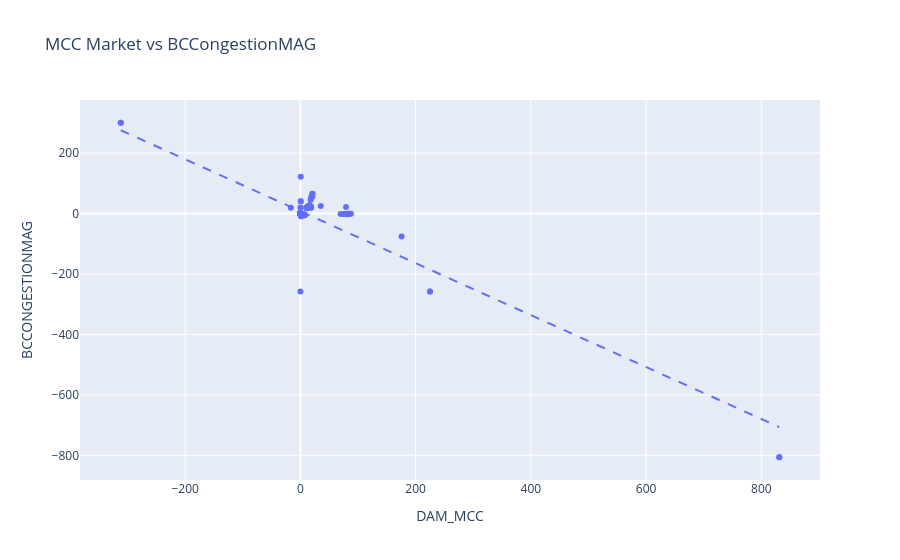

Notebook code for this chart:
### Code cell
import plotly.express as px
import numpy as np

# Convert Decimal → float
results_df["DAM_MCC"] = results_df["DAM_MCC"].astype(float)
results_df["BCCONGESTIONMAG"] = results_df["BCCONGESTIONMAG"].astype(float)

# Trend line
m, b = np.polyfit(results_df["DAM_MCC"], results_df["BCCONGESTIONMAG"], 1)
results_df["trendline"] = m * results_df["DAM_MCC"] + b

fig = px.scatter(
    results_df,
    x="DAM_MCC",
    y="BCCONGESTIONMAG",
    hover_name="ID",              # ID displayed on hover
    title="MCC Market vs BCCongestionMAG"
)

fig.add_traces(px.line(
    results_df.sort_values("DAM_MCC"),
    x="DAM_MCC", y="trendline"
).update_traces(line=dict(dash="dash")).data)

fig.show()

### Figure 1 — Plotly figure (JSON) as saved in the notebook; plotly's stock layout.template omitted (floating-point values rounded to 4 significant figures; data arrays with more than 128 entries replaced by an {"elided": "..."} marker saying what was removed)
{"data": [{"hovertemplate": "<b>%{hovertext}</b><br><br>DAM_MCC=%{x}<br>BCCONGESTIONMAG=%{y}<extra></extra>", "hovertext": {"elided": "541 int values"}, "legendgroup": "", "marker": {"color": "#636efa", "symbol": "circle"}, "mode": "markers", "name": "", "orientation": "v", "showlegend": false, "type": "scatter", "x": {"elided": "541 float values"}, "xaxis": "x", "y": {"elided": "541 float values"}, "yaxis": "y"}, {"hovertemplate": "DAM_MCC=%{x}<br>trendline=%{y}<extra></extra>", "legendgroup": "", "line": {"color": "#636efa", "dash": "dash"}, "marker": {"symbol": "circle"}, "mode": "lines", "name": "", "orientation": "v", "showlegend": false, "type": "scatter", "x": {"elided": "541 float values"}, "xaxis": "x", "y": {"elided": "541 float values"}, "yaxis": "y"}], "layout": {"legend": {"tracegroupgap": 0}, "title": {"text": "MCC Market vs BCCongestionMAG"}, "xaxis": {"anchor": "y", "domain": [0, 1], "title": {"text": "DAM_MCC"}}, "yaxis": {"anchor": "x", "domain": [0, 1], "title": {"text": "BCCONGESTIONMAG"}}}}
